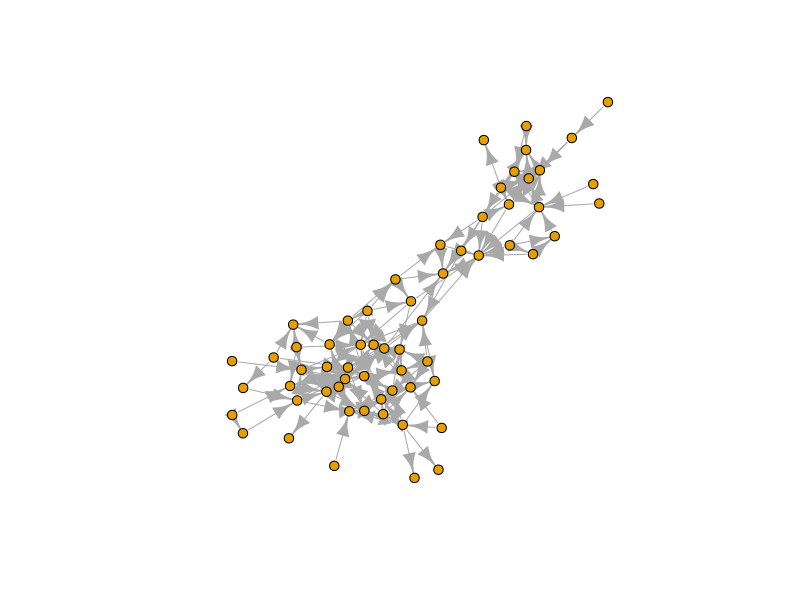

This chart was generated by the following R code:
data <- read.csv('dolphin_network.csv')
View(data)

install.packages("igraph")
library(igraph)

# help("read.graph")
# graph_from_data_frame
g <- graph_from_data_frame(data)

# This graph in DN has 62 nodes and 158 edges, has labels
summary(g)

# Number of nodes
vcount(g)

# Number of edges
ecount(g)

# Print nodes
V(g)

# Print a sample of 10 edges
E(g)[sample(1:ecount(g), 10)]

# Visualizing the graph
coords = layout.fruchterman.reingold(g)
plot(g, layout=coords, vertex.label=NA, vertex.size=5)



#g1 <- graph( edges=c(1, 2, 2, 3, 3, 4,4,5,5,1),  directed=T )
#diameter(g1) # gives 4
#g2 <- graph( edges=c(1, 2, 2, 3, 3, 4,4,5,5,1),  directed=F )
#diameter(g2) # gives 2